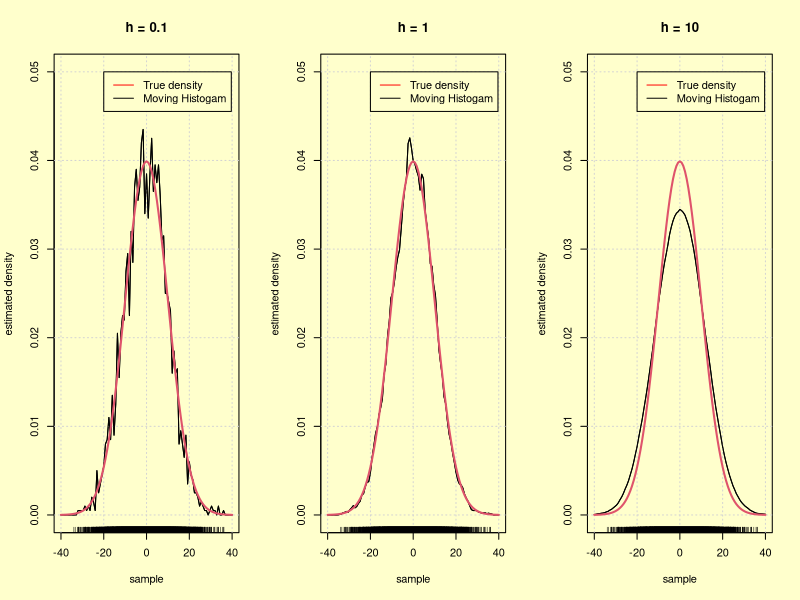

This chart was generated by the following R code:
rm(list = ls())
set.seed(1234)
library(glue)


count.range <- function(sample, min, max){
  
  # computing the size of the vector
  size = length(sample)
  
  # declaring sum =0 as the count of elements in range
  sum = 0
  
  # looping over the vector elements
  for(i in 1:size)
  {
    
    # check if elements lies in the range provided
    if(sample[i]>=min && sample[i]<=max)
      
      # incrementing count of sum if condition satisfied
      sum =sum+1
  }
  return(sum)
}

moving.hist <- function(x, sample, h){
  n = length(sample)
  return((1/(2*n*h))*count.range(sample, x-h, x+h))
}

z <- Vectorize(moving.hist, vectorize.args = 'x')

sample <- rnorm(10000, mean = 0, sd = 10)

par(mfrow=c(1,3), bg = "#FFFFCC")

for(i in 10^seq(-1,1,by=1)){
  curve(z(x, sample,i),
        from = -40, to = 40,
        main = glue("h = {i}"),
        xlim = c(-40,40),
        ylim = c(0,0.05),
        xlab = 'sample',
        ylab = 'estimated density')
  grid()
  curve(z(x, sample,i),
        from = -40, to = 40,
        main = glue("h = {i}"),
        xlim = c(-40,40),
        ylim = c(0,0.05),
        xlab = 'sample',
        ylab = 'estimated density',
        add = TRUE
        )
  legend(
    -20,0.05,legend=c("True density", "Moving Histogam"),
    col=c("red", "black"), lty=1, cex=1
  )
  curve(dnorm(x, mean = 0, sd = 10), col = 2, add = TRUE, lwd = 2)
  rug(sample)
}

